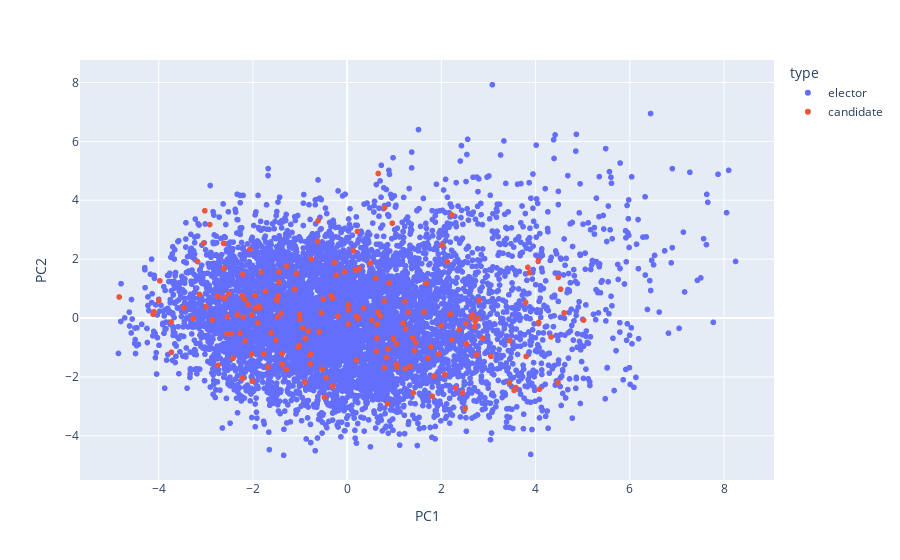

The notebook cell saved with this chart:
### Code cell
fig = px.scatter(data_frame=df, x='PC1', y='PC2', color='type', hover_data=['name'])
fig.update(layout_coloraxis_showscale=False)
fig.show()

### Figure 1 — Plotly figure (JSON) as saved in the notebook; plotly's stock layout.template omitted (floating-point values rounded to 4 significant figures; data arrays with more than 128 entries replaced by an {"elided": "..."} marker saying what was removed)
{"data": [{"customdata": {"elided": "7338x1 str values"}, "hovertemplate": "type=elector<br>PC1=%{x}<br>PC2=%{y}<br>name=%{customdata[0]}<extra></extra>", "legendgroup": "elector", "marker": {"color": "#636efa", "symbol": "circle"}, "mode": "markers", "name": "elector", "showlegend": true, "type": "scattergl", "x": {"elided": "7338 float values"}, "xaxis": "x", "y": {"elided": "7338 float values"}, "yaxis": "y"}, {"customdata": {"elided": "179x1 str values"}, "hovertemplate": "type=candidate<br>PC1=%{x}<br>PC2=%{y}<br>name=%{customdata[0]}<extra></extra>", "legendgroup": "candidate", "marker": {"color": "#EF553B", "symbol": "circle"}, "mode": "markers", "name": "candidate", "showlegend": true, "type": "scattergl", "x": {"elided": "179 float values"}, "xaxis": "x", "y": {"elided": "179 float values"}, "yaxis": "y"}], "layout": {"coloraxis": {"showscale": false}, "legend": {"title": {"text": "type"}, "tracegroupgap": 0}, "margin": {"t": 60}, "xaxis": {"anchor": "y", "domain": [0, 1], "title": {"text": "PC1"}}, "yaxis": {"anchor": "x", "domain": [0, 1], "title": {"text": "PC2"}}}}
